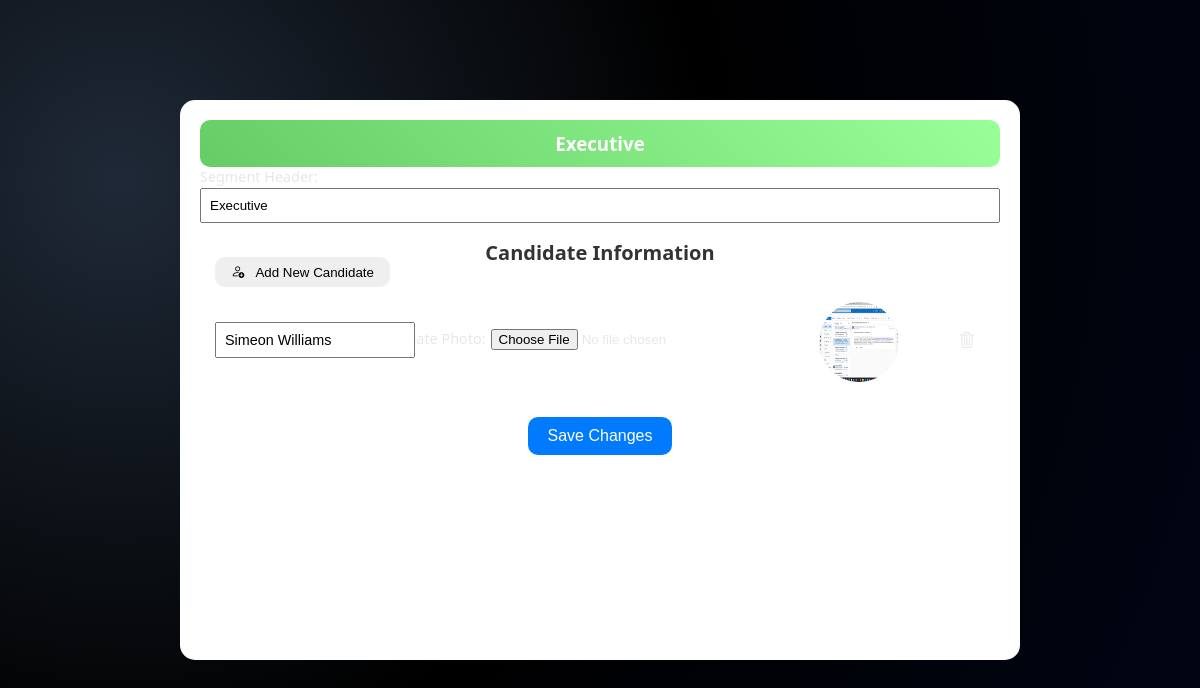
Screenshot of /edit_segment/88/ with the database file from the repository.
### voters/models.py (models this page shows, shortened)
class VotingSegmentHeader(models.Model):
    session = models.ForeignKey(VotingSession, on_delete=models.CASCADE, related_name='segments')
    name = models.CharField(max_length=255)  # Name of the segment header, e.g., "President", "Treasurer"
    order = models.IntegerField(default=0)  # Field to store order
    class Meta:
        ordering = ['order']  # Ensures segments are returned in the specified order

class Candidate(models.Model):
    name = models.CharField(max_length=255)
    photo = models.ImageField(upload_to='candidate_photos/', blank=True, null=True)
    voting_session = models.ForeignKey(VotingSession, on_delete=models.CASCADE)
    segment_header = models.ForeignKey(VotingSegmentHeader, on_delete=models.CASCADE, related_name='candidates')
    total_votes = models.IntegerField(default=0)

### voters/views.py (the view, shortened to what this page needs)
# urls.py: path('edit_segment/<int:segment_id>/', voters_views.edit_segment, name = 'edit_segment'),
def edit_segment(request, segment_id):
    segment = get_object_or_404(VotingSegmentHeader, id=segment_id)
    session_id = segment.session_id
    context = {
        'segment': segment,
    }
    return render(request, 'voters/edit_segment.html', context)

### voters/templates/voters/edit_segment.html (shortened to what this page needs)
<head>
    {% load static %}
    <link href="{% static 'style.css' %}?v={% now 'U' %}" rel="stylesheet">
    <link rel="stylesheet" href="https://cdnjs.cloudflare.com/ajax/libs/bootstrap-icons/1.10.0/font/bootstrap-icons.min.css">
</head>
<div class="edit_segment_container" data-id="{{ segment.id }}">
    <h3 class="edit_segment_header">{{ segment.name }}</h3>
    <form method="post" action="{% url 'edit_segment' segment.id %}" enctype="multipart/form-data">
        <label for="segment_name" class="edit_segment_label">Segment Header:</label>
        <input type="text" name="segment_name" class="edit_segment_input" value="{{ segment.name }}" required>
        <div class="edit_segment_candidates" id="candidates-{{ segment.id }}">
            <h4 class="edit_segment_candidates_title">Candidate Information</h4>
            <button class="addCandidate" type="button" onclick="addCandidate('{{ segment.id }}')">
                <i class="bi bi-person-add"></i>
                <span>Add New Candidate</span>
            </button>
            {% for candidate in segment.candidates.all %}
                <div class="edit_segment_candidate" data-id="{{ candidate.id }}">
                    <label class="edit_segment_label">Candidate Name:</label>
                    <div class="input_name_container">
                        <input type="text" name="candidates[{{ forloop.counter0 }}][name]"
                               value="{{ candidate.name }}" required class="edit_segment_input_name">
                    </div>
                    <div class="edit_segment_candidate_photo">
                        <label class="edit_segment_label_photo">Candidate Photo:</label>
                        <input type="file" name="candidates[{{ forloop.counter0 }}][photo]" accept="image/*"  class="edit_segment_input_image" onchange="previewImage(this)">
                        <img src="{{ candidate.photo.url }}" alt="Image Preview" class="edit_segment_image_preview">
                    </div>
                    <i onclick="deleteCandidate(this)" class="bi bi-trash3"></i>
                </div>
            {% endfor %}
        </div>
        <div class="edit_segment_buttons_container">
            <button type="submit" class="edit_segment_save_button">Save Changes</button>
        </div>
    </form>
</div>

### voting_static/style.css (style rules this page uses)
*, *:before, *:after { padding: 0; margin: 0; box-sizing: border-box; }
* { margin: 0; padding: 0; box-sizing: border-box; }
.edit_segment_container { width: 70%; height:70%; margin: 100px auto; padding: 20px; background: white; border-radius: 15px; box-shadow: 0px 0px 15px 5px var(--header-color); position: relative; }
.edit_segment_header { background: var(--segment-color, #4da6ff); color: white; padding: 10px; border-radius: 10px; text-align: center; }
.edit_segment_candidates { padding: 15px; display: flex; flex-wrap: wrap; gap: 15px; justify-content: flex-start; }
.edit_segment_candidate { display: flex; justify-content: space-between; align-items: center; gap: 10px; width: 100%; max-width: 100%; }
.edit_segment_label { flex: 0 0 100px; text-align: right; font-size: 0.9rem; }
.edit_segment_label_photo { flex: 0 0 120px; text-align: right; font-size: 0.9rem; }
.edit_segment_input { flex-grow: 1; padding: 8px; width: 100%; }
.input_name_container { position: absolute; }
.edit_segment_input_name { flex-grow: 1; padding: 8px; width: 200px; font-size: 0.9rem; }
.edit_segment_candidate_photo { display: flex; align-items: center; justify-content: center; gap: 5px; width: 80px; }
.edit_segment_image_preview { width: 80px; height: 80px; border-radius: 50%; object-fit: fill; margin-top: 5px; margin-left: 70px; }
.edit_segment_candidates_title { text-align: center; font-size: 1.25rem; font-weight: bold; color: #333; margin-bottom: 10px; }
.edit_segment_candidates { padding: 15px; display: flex; flex-direction: column; gap: 10px; justify-content: flex-start; }
.edit_segment_buttons_container { display: flex; justify-content: center; margin-top: 20px; }
.edit_segment_save_button { background-color: #007bff; color: #fff; padding: 10px 20px; border: none; border-radius: 10px; font-size: 1rem; cursor: pointer; transition: background-color 0.3s; }
.addCandidate { width: 175px; height: 30px; margin-top: -30px; border-style: none; border-radius: 10px; transition: transform 0.3s ease, box-shadow 0.3s ease; }
.addCandidate i { margin-right: 8px; transition: transform 0.3s ease; }
.bi-trash3 { transition: transform 0.3s ease, background-color 0.3s ease, color 0.3s ease, font-weight 0.3s ease; padding: 10px; border-radius: 5px; }

### rows the page displays
VotingSegmentHeader: name "Executive", segment_name "Executive"
Candidate: name "Simeon Williams", photo (picture)
